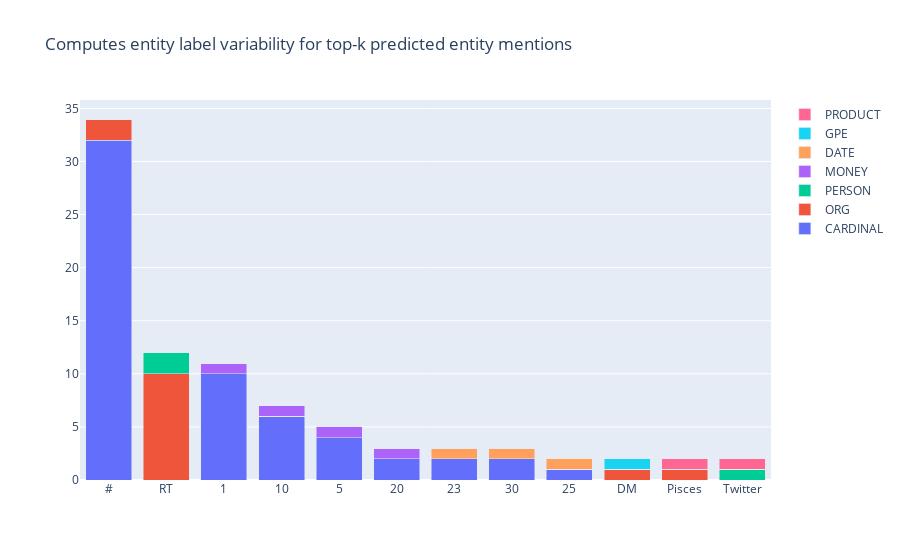

Notebook code cell kept with this figure:
### Markdown cell above
### Explore the metrics for this pipeline

### Code cell
from rubrix.metrics.token_classification import entity_consistency

entity_consistency(name="spacy_sm_wnut17", mentions=5000, threshold=2).visualize()

### Figure 1 — Plotly figure (JSON) as saved in the notebook; plotly's stock layout.template omitted (floating-point values rounded to 4 significant figures)
{"data": [{"name": "CARDINAL", "type": "bar", "x": ["#", "RT", "1", "10", "5", "20", "23", "30", "25", "DM", "Pisces", "Twitter"], "y": [32, 0, 10, 6, 4, 2, 2, 2, 1, 0, 0, 0]}, {"name": "ORG", "type": "bar", "x": ["#", "RT", "1", "10", "5", "20", "23", "30", "25", "DM", "Pisces", "Twitter"], "y": [2, 10, 0, 0, 0, 0, 0, 0, 0, 1, 1, 0]}, {"name": "PERSON", "type": "bar", "x": ["#", "RT", "1", "10", "5", "20", "23", "30", "25", "DM", "Pisces", "Twitter"], "y": [0, 2, 0, 0, 0, 0, 0, 0, 0, 0, 0, 1]}, {"name": "MONEY", "type": "bar", "x": ["#", "RT", "1", "10", "5", "20", "23", "30", "25", "DM", "Pisces", "Twitter"], "y": [0, 0, 1, 1, 1, 1, 0, 0, 0, 0, 0, 0]}, {"name": "DATE", "type": "bar", "x": ["#", "RT", "1", "10", "5", "20", "23", "30", "25", "DM", "Pisces", "Twitter"], "y": [0, 0, 0, 0, 0, 0, 1, 1, 1, 0, 0, 0]}, {"name": "GPE", "type": "bar", "x": ["#", "RT", "1", "10", "5", "20", "23", "30", "25", "DM", "Pisces", "Twitter"], "y": [0, 0, 0, 0, 0, 0, 0, 0, 0, 1, 0, 0]}, {"name": "PRODUCT", "type": "bar", "x": ["#", "RT", "1", "10", "5", "20", "23", "30", "25", "DM", "Pisces", "Twitter"], "y": [0, 0, 0, 0, 0, 0, 0, 0, 0, 0, 1, 1]}], "layout": {"autosize": true, "barmode": "stack", "title": {"text": "Computes entity label variability for top-k predicted entity mentions"}, "xaxis": {"autorange": true, "range": [-0.5, 11.5], "title": {"text": ""}, "type": "category"}, "yaxis": {"autorange": true, "range": [0, 35.79], "title": {"text": ""}, "type": "linear"}}}
